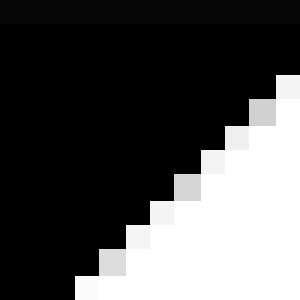
#> input picture bilinear/input/100.bmp, 100 x 100 px, found by its file name (shown 3 times larger)
$ python bilinear.py
#> lines starting #> are read from the running program, lines starting #| are printed output that depends on the picture
import math
import random
import cupy as cp
import numpy as np
from PIL import Image
import time
import pandas as pd
from numba import cuda, uint8


def img_arr_from_dir(img_directory):
#> called with img_directory = '100.bmp'
    img_arr = np.array(Image.open(img_directory).convert("L"))
    print(img_arr.shape)
#| (100, 100)
    return img_arr


@cuda.jit
def gpu_kernel(img, result):
    i, j = cuda.grid(2)

    if i < result.shape[0] and j < result.shape[1]:
        x = i // 2
        y = j // 2
        if x < img.shape[0] - 1 and y < img.shape[1] - 1:
            fx = i % 2
            fy = j % 2
            fx1 = min(x + 1, img.shape[0] - 1)
            fy1 = min(y + 1, img.shape[1] - 1)

            result[i, j] = (
                img[x, y] * (1 - fx) * (1 - fy) +
                img[x, fy1] * (1 - fx) * fy +
                img[fx1, y] * fx * (1 - fy) +
                img[fx1, fy1] * fx * fy
            )


def gpu_bilinear(img):

    threadsperblock = (8, 8)
    blockspergrid = (math.ceil(img.shape[0] * 2 / threadsperblock[0]), math.ceil(img.shape[1] * 2 / threadsperblock[1]))
    img_arr_gpu = cuda.to_device(img)
    result_gpu = cuda.to_device(cp.zeros((img.shape[0] * 2, img.shape[1] * 2), dtype=cp.uint8))

    start = time.perf_counter()
    gpu_kernel[blockspergrid, threadsperblock](img_arr_gpu, result_gpu)
    end = time.perf_counter()

    result = result_gpu.copy_to_host()
    img_gpu = Image.fromarray(result.reshape((img.shape[0] * 2, img.shape[1] * 2)))
    img_gpu = img_gpu.convert("L")
    img_gpu.save('bileniar_%s%d%s%d.bmp'%('gpu', img.shape[1], 'x', img.shape[0]))
    #img_gpu.show()

    return end - start


def cpu_bilinear(img):
    result = np.zeros((img.shape[0] * 2, img.shape[1] * 2), dtype=np.float32)

    start = time.perf_counter()
    for i in range(result.shape[0]):
        for j in range(result.shape[1]):
            x = i // 2
            y = j // 2
            if x < img.shape[0] - 1 and y < img.shape[1] - 1:
                fx = i % 2
                fy = j % 2
                fx1 = min(x + 1, img.shape[0] - 1)
                fy1 = min(y + 1, img.shape[1] - 1)

                result[i, j] = (
                    img[x, y] * (1 - fx) * (1 - fy) +
                    img[x, fy1] * (1 - fx) * fy +
                    img[fx1, y] * fx * (1 - fy) +
                    img[fx1, fy1] * fx * fy
                )

    end = time.perf_counter()

    img_gpu = Image.fromarray(result.reshape((img.shape[0] * 2, img.shape[1] * 2)))
    img_gpu = img_gpu.convert("L")
    img_gpu.save('bileniar_%s%d%s%d.bmp'%('cpu', img.shape[1], 'x', img.shape[0]))
    #img_gpu.show()
    return end - start


if __name__ == '__main__':
    images = ["100.bmp", "100.bmp", "200.bmp", "240.bmp", "300.bmp", "428.bmp", "600.bmp"]
    res_list = []
    for image in images:
        img_arr = img_arr_from_dir(image)
        res_dict = {"resolution inp": (img_arr.shape[1], img_arr.shape[0])}
#> res_dict = {'resolution inp': (100, 100)}

        res_dict["cpu"] = cpu_bilinear(img_arr)
#> after the loop in cpu_bilinear, `for i in range(result.shape[0]):`:
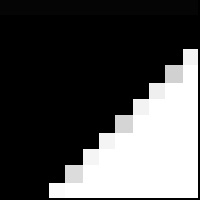
#> result: shape (200, 200) float32; min 0, max 255, mean 76.8
        res_dict["gpu"] = gpu_bilinear(img_arr)
#> (the run stopped early here; a loop or call above may not have finished)
